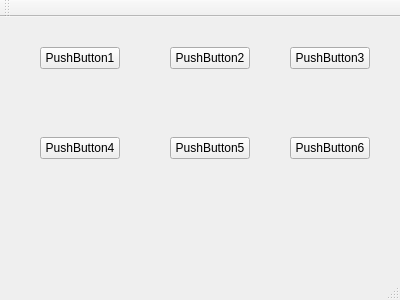
<?xml version="1.0" encoding="UTF-8"?>
<ui version="4.0">
 <class>MainWindow</class>
 <widget class="QMainWindow" name="MainWindow">
  <property name="geometry">
   <rect>
    <x>0</x>
    <y>0</y>
    <width>400</width>
    <height>300</height>
   </rect>
  </property>
  <property name="windowTitle">
   <string>MainWindow</string>
  </property>
  <widget class="QWidget" name="centralWidget">
   <widget class="QPushButton" name="pushButton">
    <property name="geometry">
     <rect>
      <x>40</x>
      <y>30</y>
      <width>80</width>
      <height>22</height>
     </rect>
    </property>
    <property name="text">
     <string>PushButton1</string>
    </property>
   </widget>
   <widget class="QPushButton" name="pushButton_2">
    <property name="geometry">
     <rect>
      <x>170</x>
      <y>30</y>
      <width>80</width>
      <height>22</height>
     </rect>
    </property>
    <property name="text">
     <string>PushButton2</string>
    </property>
   </widget>
   <widget class="QPushButton" name="pushButton_3">
    <property name="geometry">
     <rect>
      <x>290</x>
      <y>30</y>
      <width>80</width>
      <height>22</height>
     </rect>
    </property>
    <property name="text">
     <string>PushButton3</string>
    </property>
   </widget>
   <widget class="QPushButton" name="pushButton_4">
    <property name="geometry">
     <rect>
      <x>290</x>
      <y>120</y>
      <width>80</width>
      <height>22</height>
     </rect>
    </property>
    <property name="text">
     <string>PushButton6</string>
    </property>
   </widget>
   <widget class="QPushButton" name="pushButton_5">
    <property name="geometry">
     <rect>
      <x>170</x>
      <y>120</y>
      <width>80</width>
      <height>22</height>
     </rect>
    </property>
    <property name="text">
     <string>PushButton5</string>
    </property>
   </widget>
   <widget class="QPushButton" name="pushButton_6">
    <property name="geometry">
     <rect>
      <x>40</x>
      <y>120</y>
      <width>80</width>
      <height>22</height>
     </rect>
    </property>
    <property name="text">
     <string>PushButton4</string>
    </property>
   </widget>
  </widget>
  <widget class="QMenuBar" name="menuBar">
   <property name="geometry">
    <rect>
     <x>0</x>
     <y>0</y>
     <width>400</width>
     <height>19</height>
    </rect>
   </property>
  </widget>
  <widget class="QToolBar" name="mainToolBar">
   <attribute name="toolBarArea">
    <enum>TopToolBarArea</enum>
   </attribute>
   <attribute name="toolBarBreak">
    <bool>false</bool>
   </attribute>
  </widget>
  <widget class="QStatusBar" name="statusBar"/>
 </widget>
 <layoutdefault spacing="6" margin="11"/>
 <resources/>
 <connections/>
</ui>
